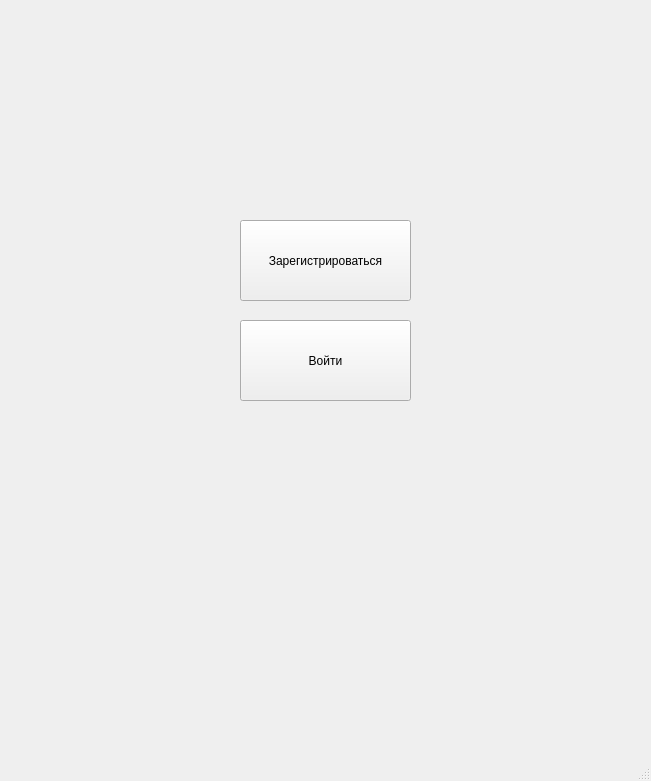
<?xml version="1.0" encoding="UTF-8"?>
<ui version="4.0">
 <class>MainWindow</class>
 <widget class="QMainWindow" name="MainWindow">
  <property name="geometry">
   <rect>
    <x>0</x>
    <y>0</y>
    <width>651</width>
    <height>781</height>
   </rect>
  </property>
  <property name="windowTitle">
   <string>Казино</string>
  </property>
  <widget class="QWidget" name="centralwidget">
   <widget class="QWidget" name="start_layout" native="true">
    <property name="enabled">
     <bool>true</bool>
    </property>
    <property name="geometry">
     <rect>
      <x>0</x>
      <y>0</y>
      <width>651</width>
      <height>761</height>
     </rect>
    </property>
    <property name="styleSheet">
     <string notr="true"/>
    </property>
    <widget class="QPushButton" name="register_button">
     <property name="geometry">
      <rect>
       <x>240</x>
       <y>220</y>
       <width>171</width>
       <height>81</height>
      </rect>
     </property>
     <property name="focusPolicy">
      <enum>Qt::WheelFocus</enum>
     </property>
     <property name="text">
      <string>Зарегистрироваться</string>
     </property>
    </widget>
    <widget class="QPushButton" name="enter_button">
     <property name="geometry">
      <rect>
       <x>240</x>
       <y>320</y>
       <width>171</width>
       <height>81</height>
      </rect>
     </property>
     <property name="text">
      <string>Войти</string>
     </property>
     <property name="iconSize">
      <size>
       <width>16</width>
       <height>16</height>
      </size>
     </property>
    </widget>
    <widget class="QLabel" name="pict1">
     <property name="geometry">
      <rect>
       <x>0</x>
       <y>0</y>
       <width>651</width>
       <height>761</height>
      </rect>
     </property>
     <property name="text">
      <string/>
     </property>
    </widget>
    <zorder>pict1</zorder>
    <zorder>register_button</zorder>
    <zorder>enter_button</zorder>
   </widget>
  </widget>
  <widget class="QStatusBar" name="statusbar"/>
 </widget>
 <resources>
  <include location="../../Desktop/Fon1.qrc"/>
 </resources>
 <connections/>
</ui>
